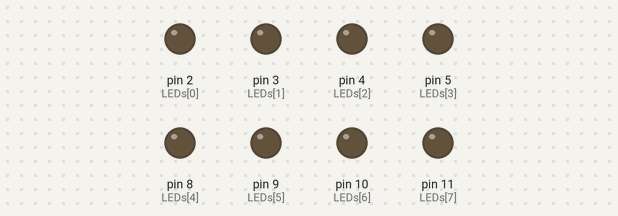
The sketch below on a simulated Arduino Uno, built with avr-gcc and run on an emulated ATmega328P. Shown: output pins drawn as LEDs (lit = HIGH).

Above: at 0.1 s.
At 4.1 s:
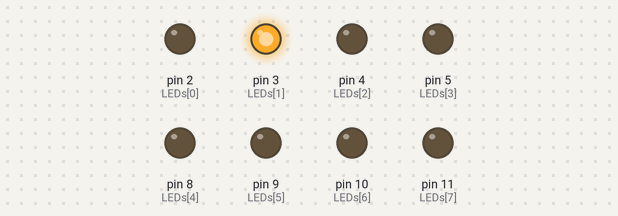
At 8.1 s:
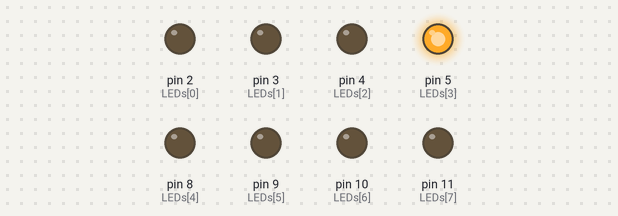
At 16.1 s:
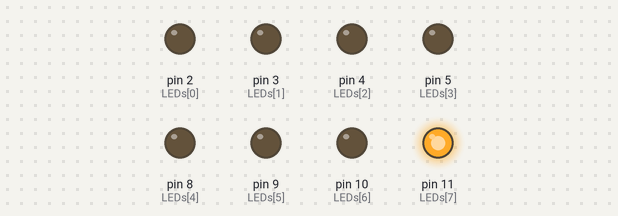
At 25.3 s:
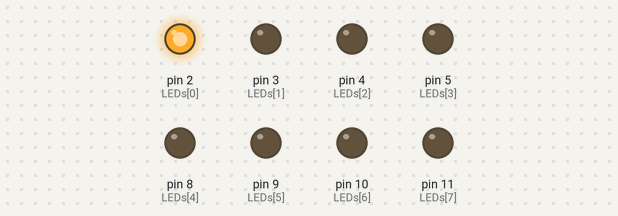
At 34.4 s:
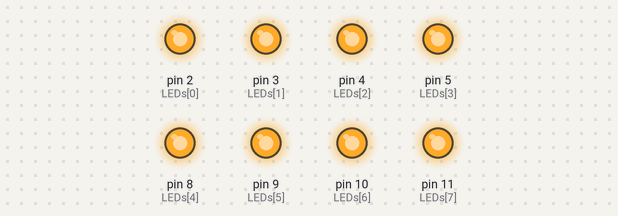
Timing chart, 0 to 40.0 s (numbered marks = the images above):
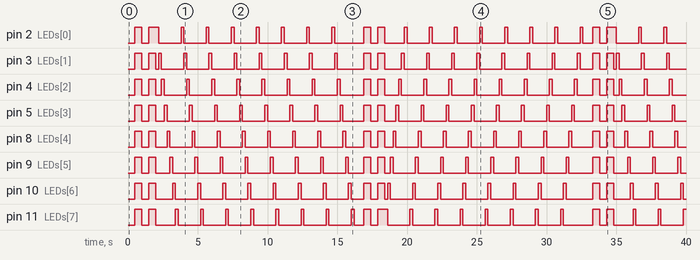

Measured:
- by itself, pin 2 (LEDs[0]): LOW → HIGH at 0.50 s, → LOW 0.50 s later, → HIGH 0.50 s later, → LOW 0.70 s later, … (46 changes in this stretch)
- by itself, pin 3 (LEDs[1]): LOW → HIGH at 0.50 s, → LOW 0.50 s later, → HIGH 0.50 s later, → LOW 0.50 s later, … (50 changes in this stretch)
- by itself, pin 4 (LEDs[2]): LOW → HIGH at 0.50 s, → LOW 0.50 s later, → HIGH 0.50 s later, → LOW 0.50 s later, … (50 changes in this stretch)
- by itself, pin 5 (LEDs[3]): moves between LOW and HIGH, repeating every 16.6 s
- by itself, pin 8 (LEDs[4]): moves between LOW and HIGH, repeating every 16.2 s
- by itself, pin 9 (LEDs[5]): LOW → HIGH at 0.50 s, → LOW 0.50 s later, → HIGH 0.50 s later, → LOW 0.50 s later, … (50 changes in this stretch)
- by itself, pin 10 (LEDs[6]): LOW → HIGH at 0.50 s, → LOW 0.50 s later, → HIGH 0.50 s later, → LOW 0.50 s later, … (50 changes in this stretch)
- by itself, pin 11 (LEDs[7]): LOW → HIGH at 0.50 s, → LOW 0.50 s later, → HIGH 0.50 s later, → LOW 0.50 s later, … (47 changes in this stretch)

The sketch:

LED_LAB02-2.ino
```cpp
// Lab02_2
// 使用陣列的跑馬燈程式 LED 自訂花色展示
// 每個 LED 正極接到 Pin 0 - 7, 負極接地
const byte LEDs[] = {2,3,4,5,8,9,10,11};
const byte total =sizeof(LEDs);
byte index = 0;
byte crll = 0;//閃燈控制
byte crl = 0;//左右控制變數
void setup(){
// 將每個 Pin 設定成輸出
for (byte i=0;i<total;i++) {
pinMode(LEDs[i], OUTPUT);
}
}


void loop() {
if(crll==0)
{
// 所有 LED OFF
for (byte i=0;i<total;i++) {
digitalWrite(LEDs[i], LOW);
}
delay(500);
//所有LED ON
for (byte i=0;i<total;i++) {
digitalWrite(LEDs[i], HIGH);
}
delay(500);
// 所有 LED OFF
for (byte i=0;i<total;i++) {
digitalWrite(LEDs[i], LOW);
}
delay(500);
//所有LED ON
for (byte i=0;i<total;i++) {
digitalWrite(LEDs[i], HIGH);
}
delay(500);
crll++;
}
//左右判斷
if(crl<8)//右到左
{
// 所有 LED OFF
for (byte i=0;i<total;i++) {
digitalWrite(LEDs[i], LOW);
}
// 點亮 index 位置之 LED
digitalWrite(LEDs[index], HIGH);
// 如果點亮的腳位編號小於結束腳位, 則腳位編號+1
if (index+1 < total) {
index++;
} else {
  delay(200);
digitalWrite(LEDs[index], LOW);
crl++;
if(crl<8)
{index = 0;
}else
{crll = 0;
}
}
delay(200);
}
else if(crl<16){//左到右
  // 所有 LED OFF
for (byte i=0;i<total;i++) {
digitalWrite(LEDs[i], LOW);
}
// 點亮 index 位置之 LED
digitalWrite(LEDs[index], HIGH);
// 如果點亮的腳位編號大於結束腳位, 則腳位編號-1
if (index > 0) {
index--;
} else {
  delay(200);
  digitalWrite(LEDs[index], LOW);
index = 7;
crl++;
}
delay(200);
}
  else
  {
    index = 0;
    crl = 0;
    crll = 0;
  }
}
```
